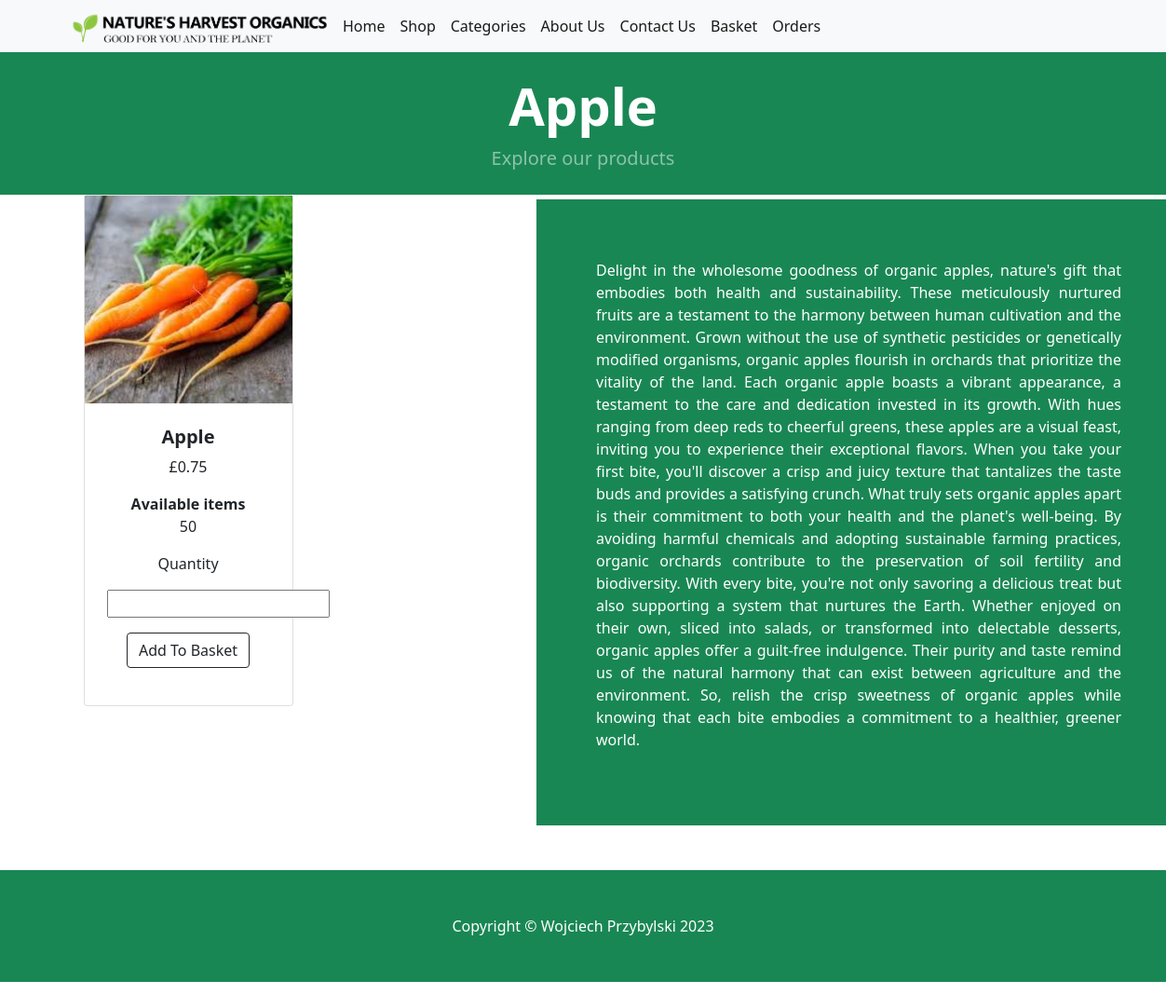
The page /Apple on the database its author committed.
### tables this page shows
CREATE TABLE items (
	id INTEGER NOT NULL, 
	name VARCHAR(30) NOT NULL, 
	stock INTEGER NOT NULL, 
	price FLOAT NOT NULL, 
	type_id VARCHAR(15) NOT NULL, 
	PRIMARY KEY (id), 
	UNIQUE (name), 
	FOREIGN KEY(type_id) REFERENCES types (id)
);

### application/__init__.py (the view)
    @app.route('/Apple')
    def apple():
        from application import models
        items = models.Items.query.all()
        baseUrl = '/static/'
        return render_template("indiv_items/apple.html", baseUrl=baseUrl, items=items)

### application/templates/indiv_items/apple.html (shortened to what this page needs)
{% extends 'base.html' %}
{% block content %}
    <header class="bg-success py-2">
        <div class="container px-4 px-lg-5 my-3">
            <div class="text-center text-white">
                <h1 class="display-4 fw-bolder">Apple</h1>
                <p class="lead fw-normal text-white-50 mb-0">Explore our products</p>
            </div>
        </div>
    </header>
    <section class="py-5">
        <div class="container px-4 px-lg-5 mt-5">
                <div class="row gx-4 gx-lg-5 row-cols-2 row-cols-md-3 row-cols-xl-4 justify-content-center">
                    {% for item in items %}
                    {% if item.name == 'Apple' %}
                    <div class="col mb-5" style="translate: -26.5rem;">
                            <div class="card h-100">
                                <a class="pic" href="/{{item.name}}"><img src="{{ baseUrl }}assets/images/{{item.id}}.jpg"></img></a>
                                <div class="card-body p-4">
                                    <div class="text-center">
                                        <h5 class="fw-bolder">{{item.name}}</h5>
                                            <p class="">£{{ "%.2f" | format(item.price) }}</p>
                                        <div>
                                            <b class="fw-bolder">Available items</b>
                                            <p class="">{{item.stock}}</p>
                                        </div>
                                        <div>
                                            <p>Quantity</p>
                                            <p><input id="quantity_input_id" name="quantity_input" type="number" min="0" max={{item.amount}}/></p>
                                            <p><input class="btn btn-outline-dark mt-auto" name="add_item" type="submit" value="Add To Basket"></p>
                                        </div>
                                    </div>
                                </div/div>
                            </div>
                    </div>
                    {% endif %}
                    {% endfor %}
                </div>
                <div class="disc">
                    <p>Delight in the wholesome goodness of organic apples, nature's gift that embodies both health and sustainability. These meticulously nurtured fruits are a testament to the harmony between human cultivation and the environment. Grown without the use of synthetic pesticides or genetically modified organisms, organic apples flourish in orchards that prioritize the vitality of the land.
                        Each organic apple boasts a vibrant appearance, a testament to the care and dedication invested in its growth. With hues ranging from deep reds to cheerful greens, these apples are a visual feast, inviting you to experience their exceptional flavors. When you take your first bite, you'll discover a crisp and juicy texture that tantalizes the taste buds and provides a satisfying crunch.
                        What truly sets organic apples apart is their commitment to both your health and the planet's well-being. By avoiding harmful chemicals and adopting sustainable farming practices, organic orchards contribute to the preservation of soil fertility and biodiversity. With every bite, you're not only savoring a delicious treat but also supporting a system that nurtures the Earth.
                        Whether enjoyed on their own, sliced into salads, or transformed into delectable desserts, organic apples offer a guilt-free indulgence. Their purity and taste remind us of the natural harmony that can exist between agriculture and the environment. So, relish the crisp sweetness of organic apples while knowing that each bite embodies a commitment to a healthier, greener world.
                        </p>
            </div>
        </div>
    </section>
{% endblock %}

### rows shown on the page
items: name "Apple", price "0.75", stock "50"
